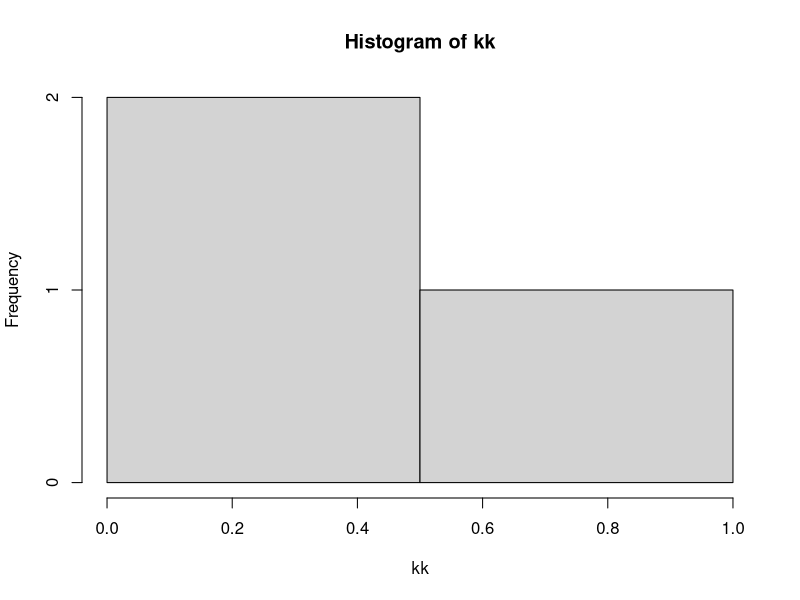

The R source for this figure:
####################################################################################
# Problem 3 



likelytest <-  function(sample = NULL, dist = "Poisson", dist.with.pram = 1, null.hypo = 1, sample_size = 1000, 
                        sim_p.value = FALSE, replicat.times = 10000){
    
    if (sim_p.value){
      if (!is.null(sample)) dist.with.pram = mean(sample)
      
      likelyhoodlist = replicate(replicat.times, likelytest(sample = NULL, dist = dist, dist.with.pram = null.hypo, 
                                                            null.hypo = null.hypo, sample_size = sample_size))
    }
    if (is.null(sample)){
        if (toupper(dist) == "POISSON") { rand = rpois; pand = dpois    }
        rand_var = rand(n = sample_size, lambda = dist.with.pram)
    } else {rand_var = sample}
  
    alter_hypo = mean(rand_var)
    
    likelyhood = prod(pand(x = rand_var, lambda = null.hypo))/prod(pand(rand_var, lambda = alter_hypo))
    
  
  if (sim_p.value) {
        quantile_val = quantile(likelyhoodlist, probs = c(.95))
        return(c(test.statistics = likelyhood, Quantile.upper = quantile_val, 
                 p.value = 1 - sum(likelyhoodlist > likelyhood)/length(likelyhoodlist)))

    
    }else {
        return(test.statistics = likelyhood)
    }
}

kk = likelytest(dist.with.pram = 2, null.hypo = 2, sample_size = 10, sim_p.value = TRUE)
hist(kk)
kk
